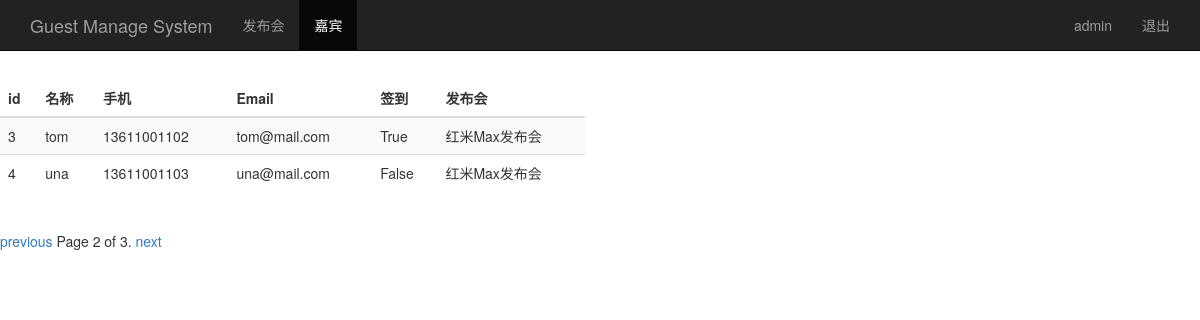
The page /guest_manage/?page=2 (signed in) on the database its author committed.
### sign/models.py (models this page shows)
class Guest(models.Model):
    event = models.ForeignKey(Event)
    realname = models.CharField(max_length=64)
    phone = models.CharField(max_length=16)
    email = models.EmailField()
    sign = models.BooleanField()
    create_time = models.DateTimeField(auto_now=True)

class Event(models.Model):
    name = models.CharField(max_length=100)
    limit = models.IntegerField()
    status = models.BooleanField()
    address = models.CharField(max_length=200)
    start_time = models.DateTimeField("events time")
    def __unicode__(self):
        return self.name

### sign/views.py (the view)
# urls.py: url(r'^guest_manage/$', views.guest_manage),
@login_required
def guest_manage(request):
    username = request.session.get("user", "")
    guest_list = Guest.objects.all()
    paginator = Paginator(guest_list, 2)
    page = request.GET.get("page")
    try:
        contacts = paginator.page(page)
    except PageNotAnInteger:
        contacts = paginator.page(1)
    except EmptyPage:
        contacts = paginator.page(paginator.num_pages)
    return render(request, "guest_manage.html", {
            "user": username,
            "guests": contacts
        })

### sign/templates/guest_manage.html (shortened to what this page needs)
<!DOCTYPE html>
<html>
<head>
    {% load bootstrap3 %}
    {% bootstrap_css %}
</head>
<body>
    <nav class="navbar navbar-inverse navbar-fixed-top">
        <div class="container">
            <div class="navbar-header">
                <a class="navbar-brand" href="/event_manage/">Guest Manage System</a>
            </div>
            <div id="navbar" class="collapse navbar-collapse">
                <ul class="nav navbar-nav">
                    <li><a href="/event_manage/">发布会</a></li>
                    <li class="active"><a href="#">嘉宾</a></li>
                </ul>
                <ul class="nav navbar-nav navbar-right">
                    <li>
                        <a href="#">
                            {{ user }}
                        </a>
                    </li>
                    <li>
                        <a href="/logout/">
                            退出
                        </a>
                    </li>
                </ul>
            </div>
        </div>
    </nav>
    <div class="row" style="padding-top: 80px;">
        <div class="col-md-6">
            <table class="table table-striped">
                <thead>
                    <tr>
                        <th>id</th>
                        <th>名称</th>
                        <th>手机</th>
                        <th>Email</th>
                        <th>签到</th>
                        <th>发布会</th>
                    </tr>
                </thead>
                <tbody>
                    {% for guest in guests %}
                    <tr>
                        <td>{{ guest.id   }}</td>
                        <td>{{ guest.realname  }}</td>
                        <td>{{ guest.phone  }}</td>
                        <td>{{ guest.email   }}</td>
                        <td>{{ guest.sign  }}</td>
                        <td>{{ guest.event }}</td>
                    </tr>
                    {% endfor %}
                </tbody>
            </table>
        </div>
    </div>
    <div class="pagination">
        <span class="step-links">
            {% if guests.has_previous %}
                <a href="?page={{ guests.previous_page_number }}">previous</a>
            {% endif %}
            <span class="current">
                Page {{ guests.number }} of {{ guests.paginator.num_pages }}.
            </span>
            {% if guests.has_next %}
            <a href="?page={{ guests.next_page_number}}">next</a>
            {% endif %}
        </span>
    </div>
</body>
</html>

### rows shown on the page
Guest: id "3", realname "tom", phone "13611001102", email "tom@mail.com", sign "True", event "红米Max发布会"
Guest: id "4", realname "una", phone "13611001103", email "una@mail.com", sign "False", event "红米Max发布会"

### other values the page prints
{{ user }} "admin"
{{ guests.number }} "2"
{{ guests.paginator.num_pages }} "3"
